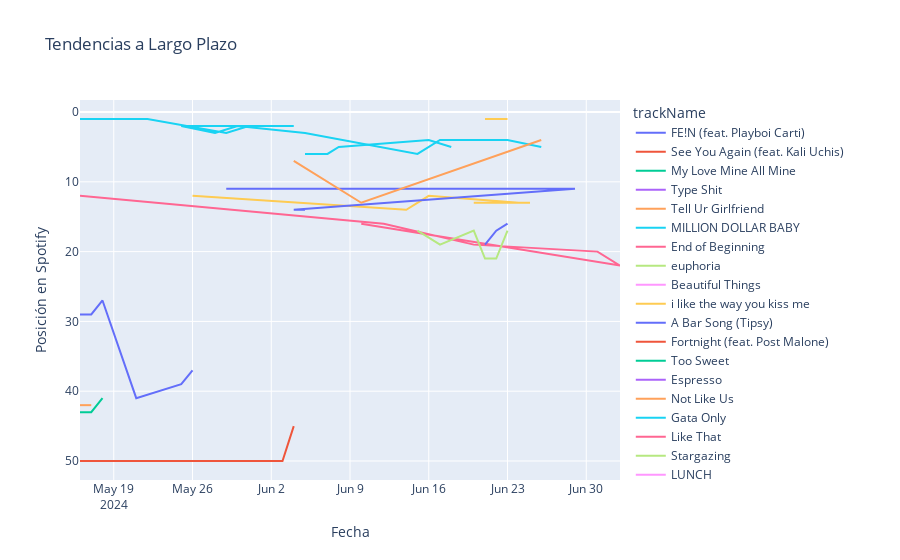

This figure's notebook cell:
### Markdown cell above
### Gráfico de las posiciones en Spotify en los días siguientes. Esto puede ayudar a entender el impacto a largo plazo de TikTok en Spotify.

### Code cell
# Crear el gráfico de líneas para tendencias a largo plazo
fig = px.line(
    spotifytiktok_df,
    x='date',
    y='position_y',
    color='trackName',
    title='Tendencias a Largo Plazo',
    labels={'date': 'Fecha', 'position_y': 'Posición en Spotify'}
)

fig.update_yaxes(autorange="reversed")
fig.show()

### Figure 1 — Plotly figure (JSON) as saved in the notebook; plotly's stock layout.template omitted (floating-point values rounded to 4 significant figures)
{"data": [{"hovertemplate": "trackName=FE!N (feat. Playboi Carti)<br>Fecha=%{x}<br>Posición en Spotify=%{y}<extra></extra>", "legendgroup": "FE!N (feat. Playboi Carti)", "line": {"color": "#636efa", "dash": "solid"}, "marker": {"symbol": "circle"}, "mode": "lines", "name": "FE!N (feat. Playboi Carti)", "orientation": "v", "showlegend": true, "type": "scatter", "x": ["2024-05-16", "2024-05-16", "2024-05-17", "2024-05-17", "2024-05-18", "2024-05-21", "2024-05-21", "2024-05-25", "2024-05-26", "2024-05-26"], "xaxis": "x", "y": [29, 29, 29, 29, 27, 41, 41, 39, 37, 37], "yaxis": "y"}, {"hovertemplate": "trackName=See You Again (feat. Kali Uchis)<br>Fecha=%{x}<br>Posición en Spotify=%{y}<extra></extra>", "legendgroup": "See You Again (feat. Kali Uchis)", "line": {"color": "#EF553B", "dash": "solid"}, "marker": {"symbol": "circle"}, "mode": "lines", "name": "See You Again (feat. Kali Uchis)", "orientation": "v", "showlegend": true, "type": "scatter", "x": ["2024-05-16", "2024-05-17", "2024-06-03", "2024-06-04"], "xaxis": "x", "y": [50, 50, 50, 45], "yaxis": "y"}, {"hovertemplate": "trackName=My Love Mine All Mine<br>Fecha=%{x}<br>Posición en Spotify=%{y}<extra></extra>", "legendgroup": "My Love Mine All Mine", "line": {"color": "#00cc96", "dash": "solid"}, "marker": {"symbol": "circle"}, "mode": "lines", "name": "My Love Mine All Mine", "orientation": "v", "showlegend": true, "type": "scatter", "x": ["2024-05-16", "2024-05-17", "2024-05-17", "2024-05-18", "2024-05-18"], "xaxis": "x", "y": [43, 43, 43, 41, 41], "yaxis": "y"}, {"hovertemplate": "trackName=Type Shit<br>Fecha=%{x}<br>Posición en Spotify=%{y}<extra></extra>", "legendgroup": "Type Shit", "line": {"color": "#ab63fa", "dash": "solid"}, "marker": {"symbol": "circle"}, "mode": "lines", "name": "Type Shit", "orientation": "v", "showlegend": true, "type": "scatter", "x": ["2024-05-16", "2024-05-16"], "xaxis": "x", "y": [47, 47], "yaxis": "y"}, {"hovertemplate": "trackName=Tell Ur Girlfriend<br>Fecha=%{x}<br>Posición en Spotify=%{y}<extra></extra>", "legendgroup": "Tell Ur Girlfriend", "line": {"color": "#FFA15A", "dash": "solid"}, "marker": {"symbol": "circle"}, "mode": "lines", "name": "Tell Ur Girlfriend", "orientation": "v", "showlegend": true, "type": "scatter", "x": ["2024-05-16", "2024-05-16", "2024-05-17"], "xaxis": "x", "y": [42, 42, 42], "yaxis": "y"}, {"hovertemplate": "trackName=MILLION DOLLAR BABY<br>Fecha=%{x}<br>Posición en Spotify=%{y}<extra></extra>", "legendgroup": "MILLION DOLLAR BABY", "line": {"color": "#19d3f3", "dash": "solid"}, "marker": {"symbol": "circle"}, "mode": "lines", "name": "MILLION DOLLAR BABY", "orientation": "v", "showlegend": true, "type": "scatter", "x": ["2024-05-16", "2024-05-22", "2024-05-22", "2024-05-22", "2024-05-22", "2024-05-29", "2024-05-29", "2024-05-29", "2024-05-29", "2024-05-31", "2024-05-31", "2024-05-31", "2024-05-31", "2024-05-31", "2024-05-31", "2024-05-31", "2024-06-02", "2024-06-03", "2024-06-03", "2024-06-04", "2024-06-04", "2024-05-25", "2024-05-28", "2024-05-30", "2024-05-30", "2024-06-05", "2024-06-15", "2024-06-15", "2024-06-15", "2024-06-17", "2024-06-20", "2024-06-21", "2024-06-22", "2024-06-22", "2024-06-23", "2024-06-23", "2024-06-23", "2024-06-26"], "xaxis": "x", "y": [1, 1, 1, 1, 1, 3, 3, 3, 3, 2, 2, 2, 2, 2, 2, 2, 2, 2, 2, 2, 2, 2, 3, 2, 2, 3, 6, 6, 6, 4, 4, 4, 4, 4, 4, 4, 4, 5], "yaxis": "y"}, {"hovertemplate": "trackName=End of Beginning<br>Fecha=%{x}<br>Posición en Spotify=%{y}<extra></extra>", "legendgroup": "End of Beginning", "line": {"color": "#FF6692", "dash": "solid"}, "marker": {"symbol": "circle"}, "mode": "lines", "name": "End of Beginning", "orientation": "v", "showlegend": true, "type": "scatter", "x": ["2024-05-16", "2024-06-12", "2024-06-20", "2024-07-01", "2024-07-01", "2024-07-03", "2024-06-10"], "xaxis": "x", "y": [12, 16, 19, 20, 20, 22, 16], "yaxis": "y"}, {"hovertemplate": "trackName=euphoria<br>Fecha=%{x}<br>Posición en Spotify=%{y}<extra></extra>", "legendgroup": "euphoria", "line": {"color": "#B6E880", "dash": "solid"}, "marker": {"symbol": "circle"}, "mode": "lines", "name": "euphoria", "orientation": "v", "showlegend": true, "type": "scatter", "x": ["2024-05-18"], "xaxis": "x", "y": [16], "yaxis": "y"}, {"hovertemplate": "trackName=Beautiful Things<br>Fecha=%{x}<br>Posición en Spotify=%{y}<extra></extra>", "legendgroup": "Beautiful Things", "line": {"color": "#FF97FF", "dash": "solid"}, "marker": {"symbol": "circle"}, "mode": "lines", "name": "Beautiful Things", "orientation": "v", "showlegend": true, "type": "scatter", "x": ["2024-05-18"], "xaxis": "x", "y": [9], "yaxis": "y"}, {"hovertemplate": "trackName=i like the way you kiss me<br>Fecha=%{x}<br>Posición en Spotify=%{y}<extra></extra>", "legendgroup": "i like the way you kiss me", "line": {"color": "#FECB52", "dash": "solid"}, "marker": {"symbol": "circle"}, "mode": "lines", "name": "i like the way you kiss me", "orientation": "v", "showlegend": true, "type": "scatter", "x": ["2024-05-26", "2024-05-26", "2024-06-14", "2024-06-16", "2024-06-16", "2024-06-24", "2024-06-20", "2024-06-25"], "xaxis": "x", "y": [12, 12, 14, 12, 12, 13, 13, 13], "yaxis": "y"}, {"hovertemplate": "trackName=A Bar Song (Tipsy)<br>Fecha=%{x}<br>Posición en Spotify=%{y}<extra></extra>", "legendgroup": "A Bar Song (Tipsy)", "line": {"color": "#636efa", "dash": "solid"}, "marker": {"symbol": "circle"}, "mode": "lines", "name": "A Bar Song (Tipsy)", "orientation": "v", "showlegend": true, "type": "scatter", "x": ["2024-05-29", "2024-06-29", "2024-06-04", "2024-06-05"], "xaxis": "x", "y": [11, 11, 14, 14], "yaxis": "y"}, {"hovertemplate": "trackName=Fortnight (feat. Post Malone)<br>Fecha=%{x}<br>Posición en Spotify=%{y}<extra></extra>", "legendgroup": "Fortnight (feat. Post Malone)", "line": {"color": "#EF553B", "dash": "solid"}, "marker": {"symbol": "circle"}, "mode": "lines", "name": "Fortnight (feat. Post Malone)", "orientation": "v", "showlegend": true, "type": "scatter", "x": ["2024-06-03"], "xaxis": "x", "y": [16], "yaxis": "y"}, {"hovertemplate": "trackName=Too Sweet<br>Fecha=%{x}<br>Posición en Spotify=%{y}<extra></extra>", "legendgroup": "Too Sweet", "line": {"color": "#00cc96", "dash": "solid"}, "marker": {"symbol": "circle"}, "mode": "lines", "name": "Too Sweet", "orientation": "v", "showlegend": true, "type": "scatter", "x": ["2024-06-03"], "xaxis": "x", "y": [9], "yaxis": "y"}, {"hovertemplate": "trackName=Espresso<br>Fecha=%{x}<br>Posición en Spotify=%{y}<extra></extra>", "legendgroup": "Espresso", "line": {"color": "#ab63fa", "dash": "solid"}, "marker": {"symbol": "circle"}, "mode": "lines", "name": "Espresso", "orientation": "v", "showlegend": true, "type": "scatter", "x": ["2024-06-03"], "xaxis": "x", "y": [1], "yaxis": "y"}, {"hovertemplate": "trackName=Not Like Us<br>Fecha=%{x}<br>Posición en Spotify=%{y}<extra></extra>", "legendgroup": "Not Like Us", "line": {"color": "#FFA15A", "dash": "solid"}, "marker": {"symbol": "circle"}, "mode": "lines", "name": "Not Like Us", "orientation": "v", "showlegend": true, "type": "scatter", "x": ["2024-06-04", "2024-06-10", "2024-06-26"], "xaxis": "x", "y": [7, 13, 4], "yaxis": "y"}, {"hovertemplate": "trackName=Gata Only<br>Fecha=%{x}<br>Posición en Spotify=%{y}<extra></extra>", "legendgroup": "Gata Only", "line": {"color": "#19d3f3", "dash": "solid"}, "marker": {"symbol": "circle"}, "mode": "lines", "name": "Gata Only", "orientation": "v", "showlegend": true, "type": "scatter", "x": ["2024-06-05", "2024-06-06", "2024-06-07", "2024-06-07", "2024-06-08", "2024-06-16", "2024-06-18"], "xaxis": "x", "y": [6, 6, 6, 6, 5, 4, 5], "yaxis": "y"}, {"hovertemplate": "trackName=Like That<br>Fecha=%{x}<br>Posición en Spotify=%{y}<extra></extra>", "legendgroup": "Like That", "line": {"color": "#FF6692", "dash": "solid"}, "marker": {"symbol": "circle"}, "mode": "lines", "name": "Like That", "orientation": "v", "showlegend": true, "type": "scatter", "x": ["2024-06-09"], "xaxis": "x", "y": [37], "yaxis": "y"}, {"hovertemplate": "trackName=Stargazing<br>Fecha=%{x}<br>Posición en Spotify=%{y}<extra></extra>", "legendgroup": "Stargazing", "line": {"color": "#B6E880", "dash": "solid"}, "marker": {"symbol": "circle"}, "mode": "lines", "name": "Stargazing", "orientation": "v", "showlegend": true, "type": "scatter", "x": ["2024-06-15", "2024-06-17", "2024-06-20", "2024-06-21", "2024-06-22", "2024-06-23"], "xaxis": "x", "y": [17, 19, 17, 21, 21, 17], "yaxis": "y"}, {"hovertemplate": "trackName=LUNCH<br>Fecha=%{x}<br>Posición en Spotify=%{y}<extra></extra>", "legendgroup": "LUNCH", "line": {"color": "#FF97FF", "dash": "solid"}, "marker": {"symbol": "circle"}, "mode": "lines", "name": "LUNCH", "orientation": "v", "showlegend": true, "type": "scatter", "x": ["2024-06-15"], "xaxis": "x", "y": [7], "yaxis": "y"}, {"hovertemplate": "trackName=Please Please Please<br>Fecha=%{x}<br>Posición en Spotify=%{y}<extra></extra>", "legendgroup": "Please Please Please", "line": {"color": "#FECB52", "dash": "solid"}, "marker": {"symbol": "circle"}, "mode": "lines", "name": "Please Please Please", "orientation": "v", "showlegend": true, "type": "scatter", "x": ["2024-06-21", "2024-06-22", "2024-06-23"], "xaxis": "x", "y": [1, 1, 1], "yaxis": "y"}, {"hovertemplate": "trackName=Lose Control<br>Fecha=%{x}<br>Posición en Spotify=%{y}<extra></extra>", "legendgroup": "Lose Control", "line": {"color": "#636efa", "dash": "solid"}, "marker": {"symbol": "circle"}, "mode": "lines", "name": "Lose Control", "orientation": "v", "showlegend": true, "type": "scatter", "x": ["2024-06-21", "2024-06-22", "2024-06-23"], "xaxis": "x", "y": [19, 17, 16], "yaxis": "y"}, {"hovertemplate": "trackName=Si No Quieres No<br>Fecha=%{x}<br>Posición en Spotify=%{y}<extra></extra>", "legendgroup": "Si No Quieres No", "line": {"color": "#EF553B", "dash": "solid"}, "marker": {"symbol": "circle"}, "mode": "lines", "name": "Si No Quieres No", "orientation": "v", "showlegend": true, "type": "scatter", "x": ["2024-06-23"], "xaxis": "x", "y": [48], "yaxis": "y"}, {"hovertemplate": "trackName=Austin (Boots Stop Workin')<br>Fecha=%{x}<br>Posición en Spotify=%{y}<extra></extra>", "legendgroup": "Austin (Boots Stop Workin')", "line": {"color": "#00cc96", "dash": "solid"}, "marker": {"symbol": "circle"}, "mode": "lines", "name": "Austin (Boots Stop Workin')", "orientation": "v", "showlegend": true, "type": "scatter", "x": ["2024-06-25", "2024-06-25"], "xaxis": "x", "y": [27, 27], "yaxis": "y"}, {"hovertemplate": "trackName=we can't be friends (wait for your love)<br>Fecha=%{x}<br>Posición en Spotify=%{y}<extra></extra>", "legendgroup": "we can't be friends (wait for your love)", "line": {"color": "#ab63fa", "dash": "solid"}, "marker": {"symbol": "circle"}, "mode": "lines", "name": "we can't be friends (wait for your love)", "orientation": "v", "showlegend": true, "type": "scatter", "x": ["2024-07-01"], "xaxis": "x", "y": [23], "yaxis": "y"}], "layout": {"legend": {"title": {"text": "trackName"}, "tracegroupgap": 0}, "title": {"text": "Tendencias a Largo Plazo"}, "xaxis": {"anchor": "y", "domain": [0, 1], "title": {"text": "Fecha"}}, "yaxis": {"anchor": "x", "autorange": "reversed", "domain": [0, 1], "title": {"text": "Posición en Spotify"}}}}
